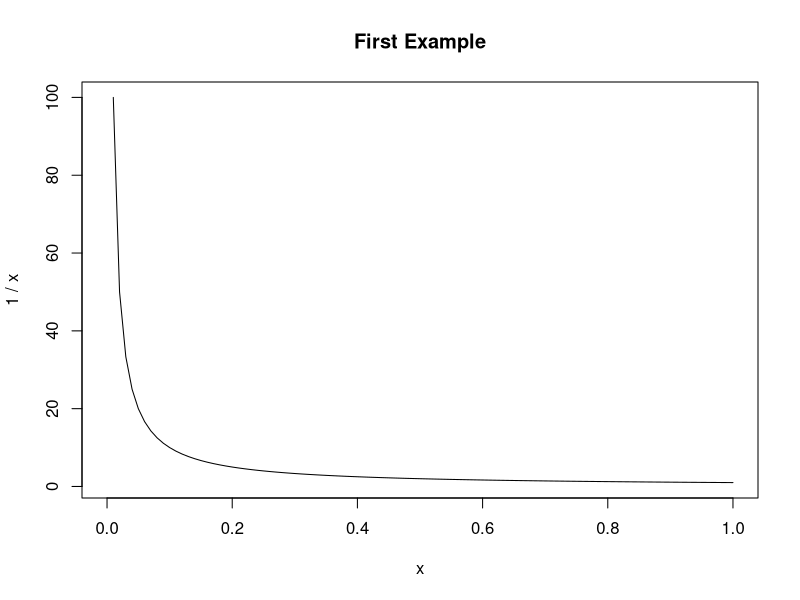
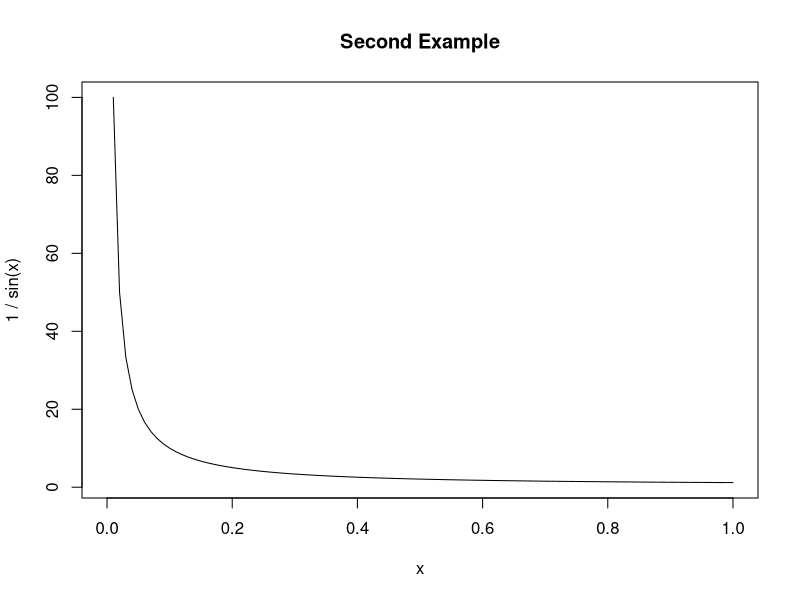
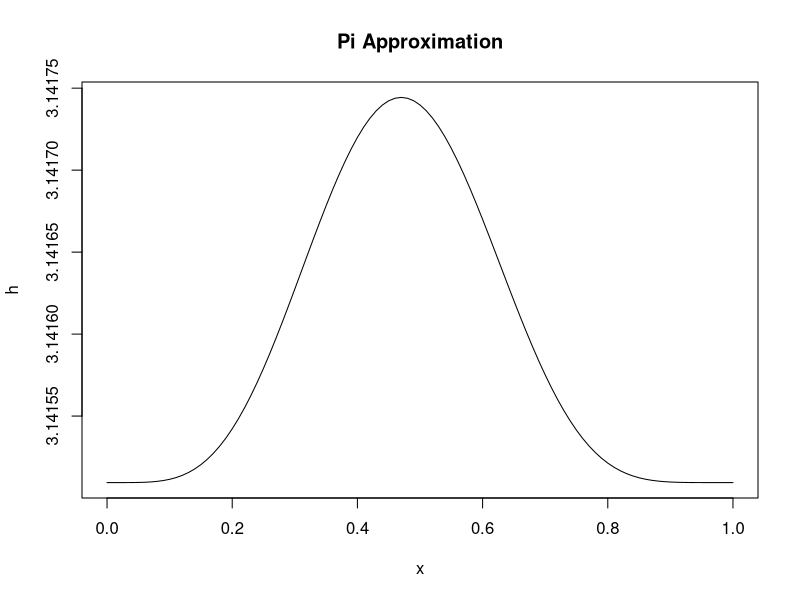

R code for these plots, in order:
trapezoid_method <- function(f, a, b, n = 1000)
{
    #integral of f from a to b with a partition of size n
    
    delta_x <- (b - a) / n
    x <- seq(a, b, by <- delta_x)
    y <- f(x)
    
    integral <- delta_x * (y[1]/2 + sum(y[2:n]) + y[n+1]/2)
    
    return(integral)
}

#examples

f <- function(x) 1 / x
trapezoid_method(f, 1, 10) #integral of 1/x from x = 1 to x = 10 (converges to 2.3)
plot(f, main = "First Example", ylab = "1 / x")

g <- function(x) 1 / sin(x)
trapezoid_method(g, 0, 1) #integral of 1/sin(x) from x = 0 to 1 (does not converge)
plot(g, main = "Second Example", ylab = "1 / sin(x)")

h <- function(x) x^5 * (1 - x)^6 * (462 * x^2 + 197) / (530 * (1 + x^2)) + (333/106) 
trapezoid_method(h, 0, 1) #pi approximation 
plot(h, main = "Pi Approximation")